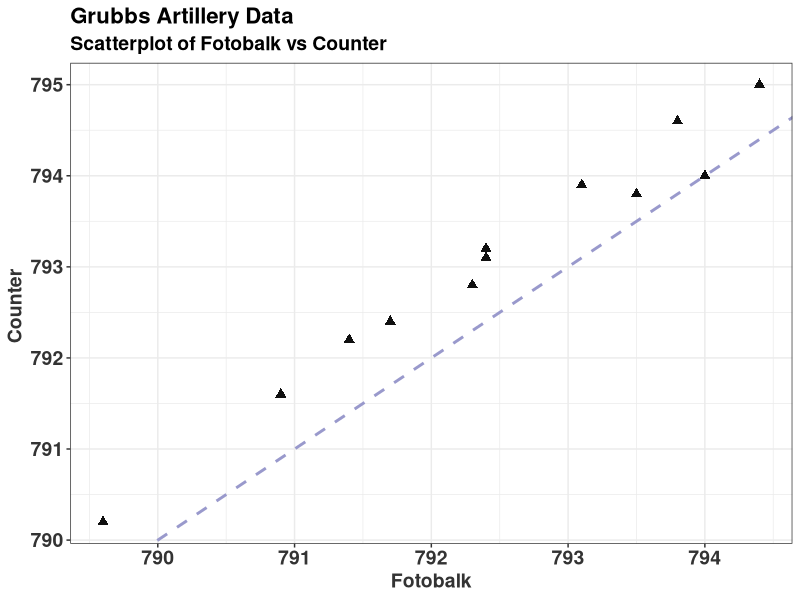
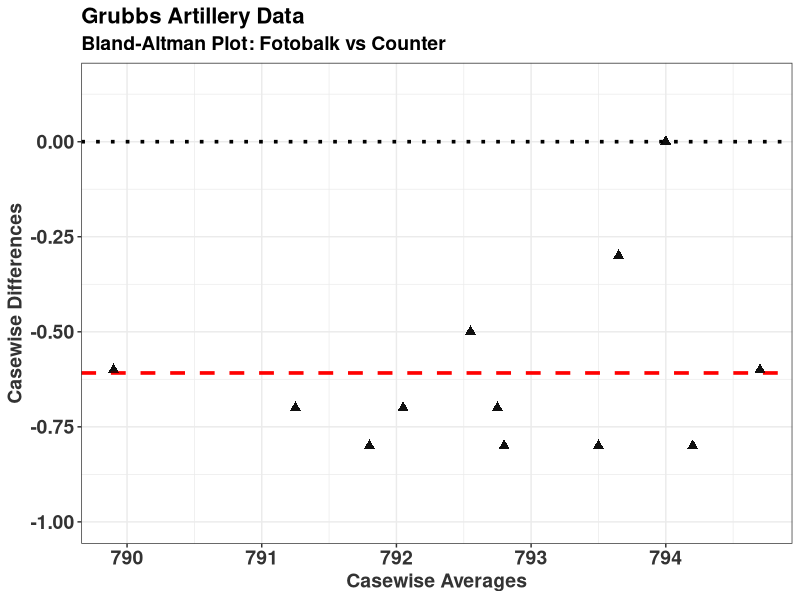
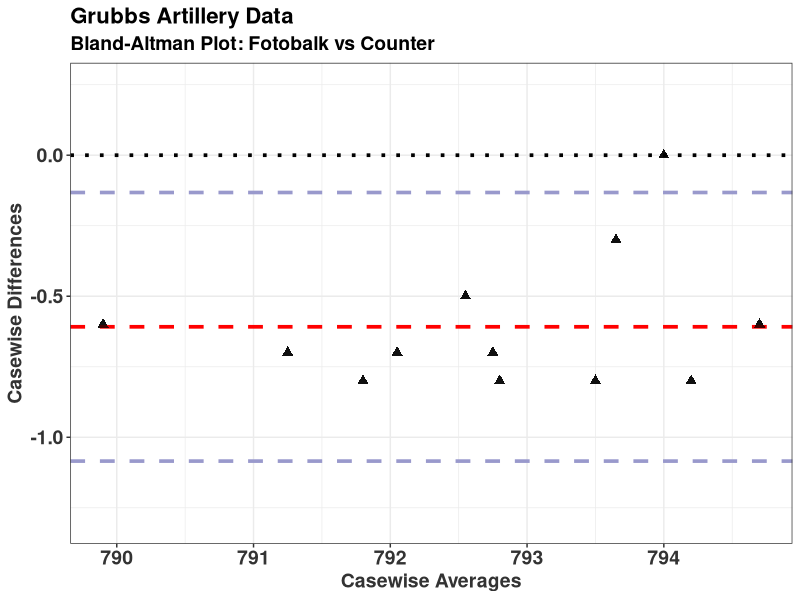
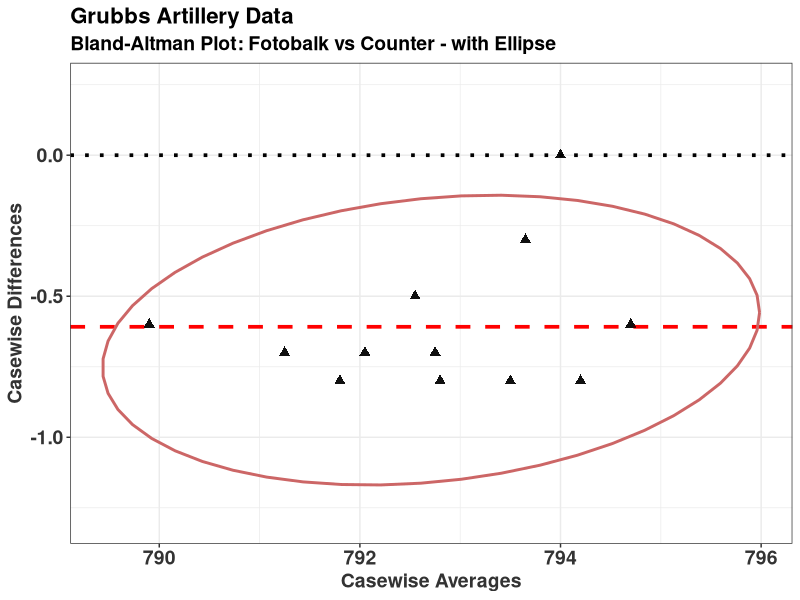

R code for these plots, in order: (Note: this script raises an error after producing the figures.)
library(ggplot2)
library(gridExtra)

Round <- 1:12
Fotobalk <- c(793.8, 793.1, 792.4, 794, 791.4, 792.4, 791.7, 792.3, 789.6,   794.4, 790.9, 793.5)
Counter <- c(794.6, 793.9, 793.2, 794, 792.2, 793.1, 792.4, 792.8, 790.2,  795, 791.6, 793.8)
Terma <- c(793.2, 793.3, 792.6, 793.8, 791.6, 791.6, 791.6, 792.4, 788.5,  794.7, 791.3, 793.5)

grubbs <- data.frame(Round, Fotobalk,Counter, Terma)



Method1 <- grubbs$Fotobalk
Method2 <- grubbs$Counter

Dif = Method1-Method2 
Avg = 0.5*(Method1+Method2)
BAplotDF = data.frame(Method1,Method2,Avg,Dif)

MCS_plot_1 <- ggplot(BAplotDF, aes(x = Method1, y = Method2)) +
  geom_point(pch=17,col="black",alpha = 0.75,size=2.5) +
  geom_abline(intercept=0,slope=1, colour = "#9999CC", lwd=1,lty=2)+
  #  stat_smooth(method="lm",se=FALSE, colour = "blue", lwd=1,lty=3) + 
  geom_point(pch=17,col="black",alpha = 0.75,size=2.5) +
  ylab("Counter ") +
  xlab("Fotobalk")  + theme_bw() +  ggtitle("Grubbs Artillery Data",
                                            subtitle = "Scatterplot of Fotobalk vs Counter") +theme(
                                              axis.title.y = element_text(colour="grey20",size=14,face="bold"),
                                              axis.text.x = element_text(colour="grey20",size=14,face="bold"),
                                              axis.text.y = element_text(colour="grey20",size=14,face="bold"),  
                                              axis.title.x = element_text(colour="grey20",size=14,face="bold"),
                                              plot.title = element_text(size = 16, face = "bold"),
                                              plot.subtitle = element_text(size = 14, face = "bold"))
ggsave(filename = "GrubbsScatter.png", MCS_plot_1,      width = 10, height = 8, dpi = 300, units = "in", device='png')



MCS_plot_2 <-  ggplot(BAplotDF, aes(x = Avg, y = Dif)) +
  geom_point(pch=17,col="black",alpha = 0.75,size=2.5) +
  geom_hline(yintercept = mean(BAplotDF$Dif), colour = "red", lwd=1.25,lty=2) +
  #geom_hline(yintercept = mean(BAplotDF$Dif) - (1.96 * sd(BAplotDF$Dif)), colour = "#CC6666", lwd=1.25, lty=2) +
  #geom_hline(yintercept = mean(BAplotDF$Dif) + (1.96 * sd(BAplotDF$Dif)), colour = "#CC6666", lwd=1.25,lty=2) +
  geom_hline(yintercept = 0, colour = "black", lty=3, lwd=1.25) +
  geom_point(pch=17,col="black",alpha = 0.75,size=2.5) +
  ylab("Casewise Differences") +
  xlab("Casewise Averages")  + theme_bw()  + ggtitle("Grubbs Artillery Data",
                                                     subtitle = "Bland-Altman Plot: Fotobalk vs Counter") +theme(
                                                       axis.title.y = element_text(colour="grey20",size=14,face="bold"),
                                                       axis.text.x = element_text(colour="grey20",size=14,face="bold"),
                                                       axis.text.y = element_text(colour="grey20",size=14,face="bold"),  
                                                       axis.title.x = element_text(colour="grey20",size=14,face="bold"),
                                                       plot.title = element_text(size = 16, face = "bold"),
                                                       plot.subtitle = element_text(size = 14, face = "bold")) + ylim(-1,0.15)

ggsave(filename = "GrubbsBAplot-noLOA.png", MCS_plot_2,      width = 10, height = 8, dpi = 300, units = "in", device='png')


BA_FC_plot <-  ggplot(BAplotDF, aes(x = Avg, y = Dif)) +
  geom_point(pch=17,col="black",alpha = 0.75,size=2.5) +
  geom_hline(yintercept = mean(BAplotDF$Dif), colour = "red", lwd=1.25,lty=2) +
  geom_hline(yintercept = mean(BAplotDF$Dif) - (1.96 * sd(BAplotDF$Dif)), colour = "#9999CC", lwd=1.25, lty=2) +
  geom_hline(yintercept = mean(BAplotDF$Dif) + (1.96 * sd(BAplotDF$Dif)), colour = "#9999CC", lwd=1.25,lty=2) +
  geom_hline(yintercept = 0, colour = "black", lty=3, lwd=1.25) +
  geom_point(pch=17,col="black",alpha = 0.75,size=2.5) +
  ylim(-1.3,0.25) + 
  ylab("Casewise Differences") +
  xlab("Casewise Averages")  + theme_bw() + theme_bw() + ggtitle("Grubbs Artillery Data",subtitle = "Bland-Altman Plot: Fotobalk vs Counter") +theme(
    axis.title.y = element_text(colour="grey20",size=14,face="bold"),
    axis.text.x = element_text(colour="grey20",size=14,face="bold"),
    axis.text.y = element_text(colour="grey20",size=14,face="bold"),  
    axis.title.x = element_text(colour="grey20",size=14,face="bold"),
    plot.title = element_text(size = 16, face = "bold"),
    plot.subtitle = element_text(size = 14, face = "bold"))

ggsave(filename = "GrubbsBAplot-LOA.png", BA_FC_plot,      width = 10, height = 8, dpi = 300, units = "in", device='png')


MCS_plot_2 <-  ggplot(BAplotDF, aes(x = Avg, y = Dif)) +
  geom_point(pch=17,col="black",alpha = 0.75,size=2.5) +
  geom_hline(yintercept = mean(BAplotDF$Dif), colour = "red", lwd=1.25,lty=2) +
 # geom_hline(yintercept = mean(BAplotDF$Dif) - (1.96 * sd(BAplotDF$Dif)), colour = "#9999CC", lwd=0.75, lty=2) +
#  geom_hline(yintercept = mean(BAplotDF$Dif) + (1.96 * sd(BAplotDF$Dif)), colour = "#9999CC", lwd=0.75,lty=2) +
  geom_hline(yintercept = 0, colour = "black", lty=3, lwd=1.25) +
  geom_point(pch=17,col="black",alpha = 0.75,size=2.5) +
  stat_ellipse(lwd=1.0,colour = "#CC6666") + 
  ylim(-1.3,0.25) + 
  ylab("Casewise Differences") +
  xlab("Casewise Averages")  + theme_bw() + theme_bw() + ggtitle("Grubbs Artillery Data",subtitle = "Bland-Altman Plot: Fotobalk vs Counter - with Ellipse") +theme(
    axis.title.y = element_text(colour="grey20",size=14,face="bold"),
    axis.text.x = element_text(colour="grey20",size=14,face="bold"),
    axis.text.y = element_text(colour="grey20",size=14,face="bold"),  
    axis.title.x = element_text(colour="grey20",size=14,face="bold"),
    plot.title = element_text(size = 16, face = "bold"),
    plot.subtitle = element_text(size = 14, face = "bold"))

ggsave(filename = "GrubbsBartko.png", MCS_plot_2,      width = 10, height = 8, dpi = 300, units = "in", device='png')




BAplotDF2 <- BAplotDF %>% bind_rows( data.frame(  Method1 = 782, Method2 =782,    Avg  =786,Dif= -0.6083333))
BAplotDF3 <- data.frame(  Method1 = 782, Method2 =782,    Avg  =786,Dif= -0.6083333)
BAplotDF4 <- data.frame(  Method1 = 782, Method2 =782,    Avg  =794,Dif= 0)

MCS_plot_3 <-  ggplot(BAplotDF2, aes(x = Avg, y = Dif)) +
  geom_point(pch=17,col="black",alpha = 0.75,size=3.2) +
  geom_hline(yintercept = mean(BAplotDF$Dif), colour = "red", lwd=1.25,lty=2) +
#  geom_hline(yintercept = mean(BAplotDF$Dif) - (1.96 * sd(BAplotDF$Dif)), colour = "#9999CC", lwd=0.75, lty=2) +
#  geom_hline(yintercept = mean(BAplotDF$Dif) + (1.96 * sd(BAplotDF$Dif)), colour = "#9999CC", lwd=0.75,lty=2) +
  geom_hline(yintercept = 0, colour = "black", lwd=0.70) +
  geom_point(pch=17,col="black",alpha = 0.75,size=3.2) +
  stat_ellipse(lwd=1.0,colour = "#9999CC") + 
  ylim(-1.3,0.25) + 
  ylab("Casewise Differences") +
  xlab("Casewise Averages")  + theme_bw() + theme_bw() + ggtitle("Grubbs Artillery Data",subtitle = "Bland-Altman Plot: Fotobalk vs Counter - with Ellipse") +theme(
    axis.title.y = element_text(colour="grey20",size=14,face="bold"),
    axis.text.x = element_text(colour="grey20",size=14,face="bold"),
    axis.text.y = element_text(colour="grey20",size=14,face="bold"),  
    axis.title.x = element_text(colour="grey20",size=14,face="bold"),
    plot.title = element_text(size = 16, face = "bold"),
    plot.subtitle = element_text(size = 14, face = "bold")) + 
  geom_point(data=BAplotDF3,aes(x = Avg, y = Dif),pch=18,col="black",alpha = 0.75,size=3.2) + 
  geom_point(data=BAplotDF3,aes(x = Avg, y = Dif),pch=1,col="red",alpha = 0.75,size=8.2) +
  geom_point(data=BAplotDF4,aes(x = Avg, y = Dif),pch=1,col="red",alpha = 0.75,size=8.2) 

ggsave(filename = "GrubbsBartko2.png", MCS_plot_3,      width = 10, height = 8, dpi = 300, units = "in", device='png')

##################



Method1 <- grubbs$Fotobalk
Method2 <- grubbs$Counter

Dif = Method1-Method2 
Avg = 0.5*(Method1+Method2)
BAplotDF = data.frame(Method1,Method2,Avg,Dif)

BA_FC_plot <-  ggplot(BAplotDF, aes(x = Avg, y = Dif)) +
  geom_point(pch=17,col="black",alpha = 0.75,size=2.5) +
  geom_hline(yintercept = mean(BAplotDF$Dif), colour = "red", lwd=1.25,lty=2) +
 # geom_hline(yintercept = mean(BAplotDF$Dif) - (1.96 * sd(BAplotDF$Dif)), colour = "#9999CC", lwd=1.25, lty=2) +
 # geom_hline(yintercept = mean(BAplotDF$Dif) + (1.96 * sd(BAplotDF$Dif)), colour = "#9999CC", lwd=1.25,lty=2) +
  geom_hline(yintercept = 0, colour = "black") +
  geom_point(pch=17,col="black",alpha = 0.75,size=2.75) +
  ylim(-1.5,1.45) + 
  xlim(787.5,796) +
  ylab("Casewise Differences") +
  xlab("Casewise Averages")  + theme_bw() + theme_bw() + ggtitle("Fotobalk vs Counter") +theme(
    axis.title.y = element_text(colour="grey20",size=14,face="bold"),
    axis.text.x = element_text(colour="grey20",size=14,face="bold"),
    axis.text.y = element_text(colour="grey20",size=14,face="bold"),  
    axis.title.x = element_text(colour="grey20",size=14,face="bold"),
    plot.title = element_text(size = 16, face = "bold"),
    plot.subtitle = element_text(size = 14, face = "bold"))


Method1 <- grubbs$Fotobalk
Method2 <- grubbs$Terma

Dif = Method1-Method2 
Avg = 0.5*(Method1+Method2)
BAplotDF = data.frame(Method1,Method2,Avg,Dif)
BA_FT_plot <-  ggplot(BAplotDF, aes(x = Avg, y = Dif)) +
  geom_point(pch=17,col="black",alpha = 0.75,size=2.75) +
  geom_hline(yintercept = mean(BAplotDF$Dif), colour = "red", lwd=1.25,lty=2) +
 # geom_hline(yintercept = mean(BAplotDF$Dif) - (1.96 * sd(BAplotDF$Dif)), colour = "#9999CC", lwd=1.25, lty=2) +
 # geom_hline(yintercept = mean(BAplotDF$Dif) + (1.96 * sd(BAplotDF$Dif)), colour = "#9999CC", lwd=1.25,lty=2) +
  geom_hline(yintercept = 0, colour = "black") +
  geom_point(pch=17,col="black",alpha = 0.75,size=2.5) +
  ylim(-1.5,1.45) + 
  xlim(787.5,796) + 
  ylab("Casewise Differences") +
  xlab("Casewise Averages")  + theme_bw() + theme_bw() + ggtitle("Fotobalk vs Terma") +theme(
    axis.title.y = element_text(colour="white",size=10,face="bold"), 
    axis.text.x = element_text(colour="grey20",size=14,face="bold"),
    axis.text.y = element_text(colour="white",size=10,face="bold"), 
    axis.title.x = element_text(colour="grey20",size=14,face="bold"),
    plot.title = element_text(size = 16, face = "bold"),
    plot.subtitle = element_text(size = 14, face = "bold"))


Combi_MCS <- grid.arrange( BA_FC_plot ,BA_FT_plot , ncol=2)

ggsave(filename = "GrubbsDataTwoBAplots.png", Combi_MCS,      width = 12, height = 6, dpi = 300, units = "in", device='png')
